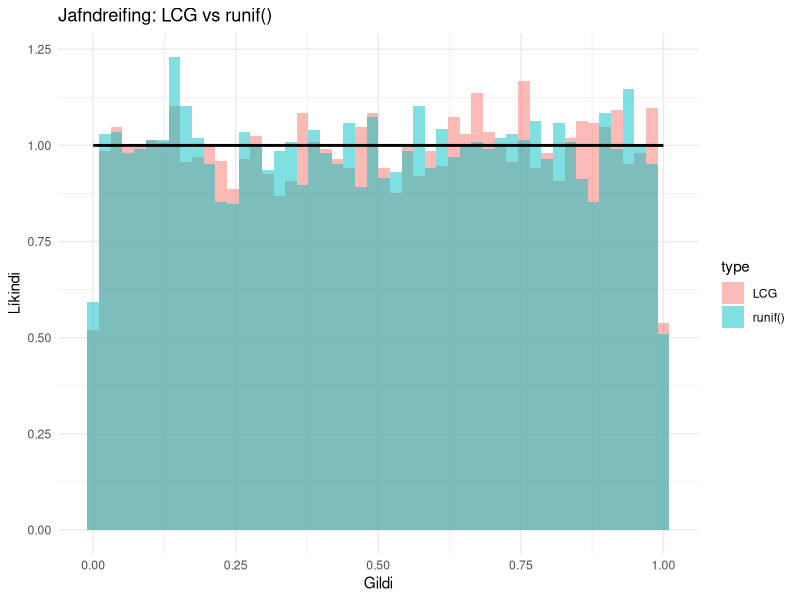
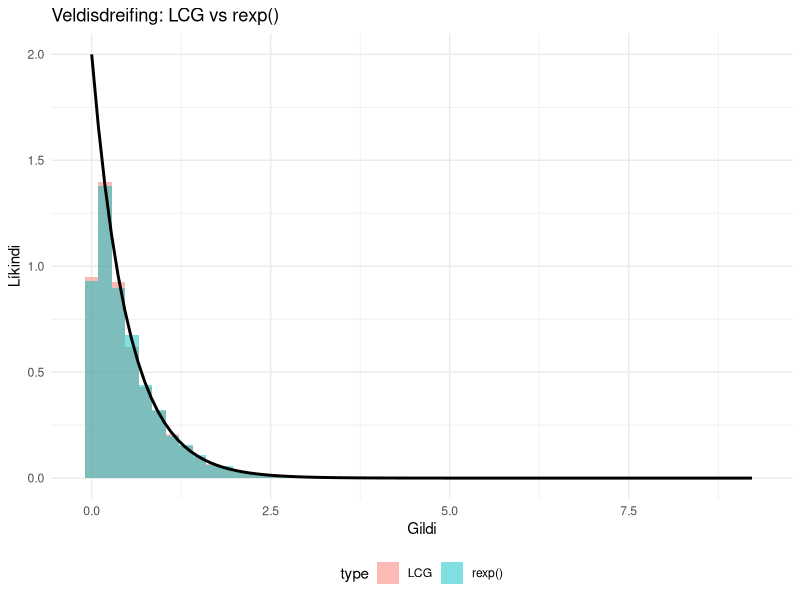

Reproduce these figures in R, in order. (Note: this script raises an error after producing the figures.)
# Athuga hvort slembigögnin fylgi fræðilegri veldisdreifingu með LCG-aðferð
library(ggplot2)

# Línulegur samfelldur hendingaframleiðari (LCG)
lcg <- function(n, seed = 42, a = 1664525, c = 1013904223, m = 2^32) {
  x <- numeric(n)
  x[1] <- seed  # Upphafsgildi

  for (i in 2:n) {
    x[i] <- (a * x[i - 1] + c) %% m  # LCG formúla
  }

  return(x / m)  # Skilar jafndreifðum gildum á [0,1]
}

# Fjöldi hendinga
n <- 10000

# Nota LCG til að búa til jafndreifð gildi á [0,1]
set.seed(42)
uniform_lcg <- lcg(n)

# Nota innbyggða runif() aðferðina í R til samanburðar
uniform_r <- runif(n)

# Búa til gögn fyrir ggplot
uniform_data <- data.frame(
  value = c(uniform_lcg, uniform_r),
  type = rep(c("LCG", "runif()"), each = n)
)

# Teikna samanburð á LCG og runif() í sama grafinu með ggplot
p1 <- ggplot(uniform_data, aes(x = value, fill = type)) +
  geom_histogram(aes(y = after_stat(density)), bins = 50, alpha = 0.5, position = "identity") +
  stat_function(fun = dunif, args = list(min = 0, max = 1), linewidth = 1, inherit.aes = FALSE) +
  ggtitle("Jafndreifing: LCG vs runif()") +
  xlab("Gildi") +
  ylab("Líkindi") +
  theme_minimal()
ggsave('GitBook/random/figs/uniform_comparison.jpg', plot = p1, width = 6, height = 4)

# Breyta báðum í veldisdreifingu
lambda <- 2
exponential_lcg <- -log(uniform_lcg) / lambda
exponential_r <- rexp(n, rate = lambda)  # Nota innbyggða aðferð R

# Búa til gögn fyrir veldisdreifingu
exponential_data <- data.frame(
  value = c(exponential_lcg, exponential_r),
  type = rep(c("LCG", "rexp()"), each = n)
)

# Teikna samanburð á veldisdreifingu í sama grafinu með ggplot
p2 <- ggplot(exponential_data, aes(x = value, fill = type)) +
  geom_histogram(aes(y = after_stat(density)), bins = 50, alpha = 0.5, position = "identity") +
  stat_function(fun = dexp, args = list(rate = lambda), linewidth = 1, inherit.aes = FALSE) +
  ggtitle("Veldisdreifing: LCG vs rexp()") +
  xlab("Gildi") +
  ylab("Líkindi") +
  theme_minimal() +
  theme(legend.position = 'bottom')
ggsave('GitBook/random/figs/expon_comparison.jpg', plot = p2, width = 6, height = 4)

# Höfnunarval fyrir Beta dreifingu
rejection_sampling_beta <- function(n, alpha, beta) {
  samples <- numeric(n)
  count <- 0
  M <- dbeta((alpha - 1) / (alpha + beta - 2), alpha, beta)  # Hámark Beta(alpha, beta)
  acceptance <- data.frame(u1 = numeric(0), u2 = numeric(0))  # Listi fyrir samþykkt gildi
  rejection <- data.frame(u1 = numeric(0), u2 = numeric(0))  # Listi fyrir hafnað gildi

  while (count < n) {
    u1 <- runif(1, 0, 1)  # Kandidat úr jafndreifingu [0,1]
    u2 <- runif(1, 0, M)  # Markgildi úr [0, M]

    if (u2 < dbeta(u1, alpha, beta)) {
      count <- count + 1
      samples[count] <- u1
      acceptance <- rbind(acceptance, data.frame(u1 = u1, u2 = u2))  # Geyma samþykkt gildi
    } else {
      rejection <- rbind(rejection, data.frame(u1 = u1, u2 = u2))  # Geyma hafnað gildi
    }
  }

  return(list(samples = samples, acceptance = acceptance, rejection = rejection))
}

# Fjöldi slembigilda
alpha <- 2
beta <- 5
set.seed(42)

# Framkvæma höfnunarval
beta_rejection_method <- rejection_sampling_beta(n, alpha, beta)

# Beint úr Beta(2,5) með rbeta()
samples_beta_direct <- rbeta(n, alpha, beta)

# Búa til gögn fyrir scatterplot (p3a)
accepted_points <- beta_rejection_method$acceptance
rejected_points <- beta_rejection_method$rejection

# Skilgreina x-gildi fyrir Beta þéttleikafallið
x_vals <- seq(0, 1, length.out = 1000)
beta_density <- dbeta(x_vals, alpha, beta)

# Scatterplot af samþykktum og hafnuðum gildum
p3a <- ggplot() +
  geom_point(data = rejected_points, aes(x = u1, y = u2), color = "red", alpha = 0.5, size = 1.5) +
  geom_point(data = accepted_points, aes(x = u1, y = u2), color = "green", alpha = 0.7, size = 1.5) +
  geom_line(data = data.frame(x = x_vals, y = beta_density), aes(x = x, y = y), color = "blue", linewidth = 1) +
  ggtitle(sprintf("Höfnunarval: %d samþykkt, %d hafnað", nrow(accepted_points), nrow(rejected_points))) +
  xlab("x-gildi úr aðhvarfsdreifingu") +
  ylab("Líkindi") +
  theme_minimal()

# Búa til gögn fyrir histogram samanburð (p3b)
beta_data <- data.frame(
  value = c(beta_rejection_method$samples, samples_beta_direct),
  method = rep(c("Höfnunarval", "Beint með rbeta()"), each = n_beta)
)

# Histogram samanburður á aðferðum
p3b <- ggplot(beta_data, aes(x = value)) +
  geom_histogram(aes(y = after_stat(density), fill = method), bins = 50, alpha = 0.5, position = "identity") +
  geom_line(data = data.frame(x = x_vals, y = beta_density), aes(x = x, y = y), color = "blue", linewidth = 1) +
  ggtitle("Samanburður á Beta(2,5) úr höfnunarvali og rbeta()") +
  xlab("Gildi") +
  ylab("Þéttleiki") +
  theme_minimal() + theme(legend.position = 'bottom') +
  scale_fill_manual(values = c("blue", "red"))

# Sameina plottin p3a og p3b í eitt
p3 <- plot_grid(p3a, p3b, labels = c("A", "B"), ncol = 2)

# Vista mynd í GitBook mappu
ggsave('GitBook/random/figs/beta_rejection_comparison.jpg', plot = p3, width = 10, height = 4)
